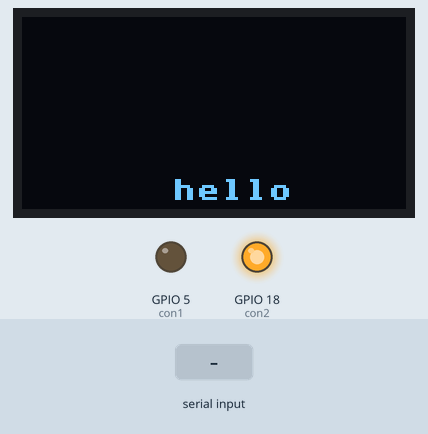
This program was run on a simulated ESP32 board running MicroPython. Parts: 128×64 one-colour display, output pins drawn as LEDs (lit = HIGH). The inputs (shaded band) are chosen by the test bench. The modem accepts every AT command (registered, SIM ready, sends succeed) and sends nothing else; what the program prints to the serial console is not drawn.

Above: at 6.1 s.
At 8.5 s:
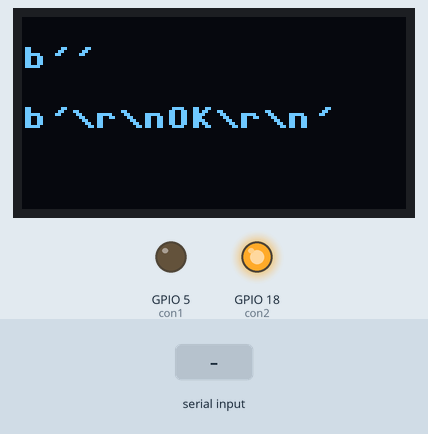
8.6 s: "on\n" received over the second serial link
At 13.5 s:
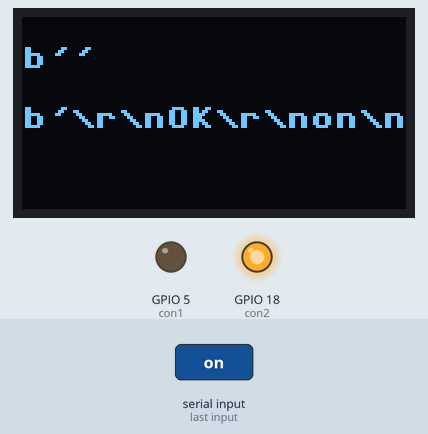
Timing chart, 0 to 15.0 s (numbered marks = the images above; inputs shaded):
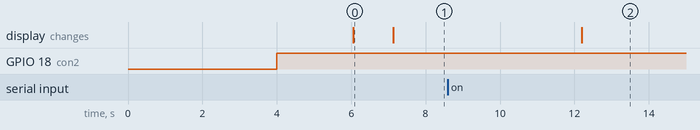

The program:

task2.py
```python
#esp32-mqtt-task1
from machine import *
import machine
import time
import json
import _thread
import ssd1306
from get_change import *

def get_temp(ret_array):
    if len(ret_array)>11:
        ret_array = ret_array[-12:]
        if ret_array[0]==164: #b'\xa4'
            temp = (ret_array[-7]*256+ret_array[-6])/100
            return temp
    return None

con1 = Pin(5,Pin.OUT)
con1.off()

time.sleep(2)
#gy615
u1 = UART(1,rx=21,tx=19,baudrate=9600)

#nbiot
con2 = Pin(18,Pin.OUT) #控制nbiot模块初始电平
con2.off()
time.sleep(2)
con2.on()

u2 = UART(2,115200)
u2.read()

u2.write(b'AT\r\n')
u2.read()

time.sleep(1)
#非10秒断电
u2.write(b'AT+SM=LOCK_FOREVER\r\n')
u2.read()
time.sleep(1)
# #关闭回显
# u2.write(b'ATE0\r\n')
# u2.read()
#oled
i2c=machine.I2C(scl=machine.Pin(22),sda=machine.Pin(23))
oled=ssd1306.SSD1306_I2C(128,64,i2c)
oled.fill(0)
oled.text("hello",50,54)
oled.show()

CMD=[
    b'AT',
    b'AT+SM=LOCK_FOREVER', #必须！！
    b'AT+CLPLMN',
    b'AT+CEDRXS=0,5', #关闭eDRX --不能瞎加空格！ 3
    b'ATE0', #关闭回显 4
    b'AT+CPSMS=1,,,"T3412","T3324"',#PSM 5
    b'AT+CPSMS=0,,,"T3412","T3324"',#关闭PSM 6 此时可以主动下发，开启PSM省电，但只能在上传数据时收报

    b'AT+CIMI',#sim卡正常 7
    b'AT+CEREG?', #/确认基站注册状态 0,1 或者 0,5 1-代表本地已注册上， 5-代表漫游已注册上
    b'AT+CGATT?',#确认 PDP 激活状态，1-代表已激活 0-代表未激活，M5311 自动入网后自动激活。
    b'AT+CEREG=5',
    b'AT+CEREG?', #查询PSM是否成功 11


#################################################################
    #可以继续UDP,TCP,MQTT,LWM2M,..
    b'AT+CMSYSCTRL=0,2',#指示灯 闪烁 12
    b'AT+MQTTCFG="183.230.40.39",6002,"755859674",1800,"234533","2kJVxxxxxxxxxx",1', #MQTT配置
    b'AT+MQTTOPEN=1,1,0,0,0,"",""',#连接请求发送 #上线
]
#onenet mqtt 旧版
# Default MQTT server to connect to
# SERVER = "183.230.40.39"
CLIENT_ID = "755720734"
# username='234533'
# password=''
################################################################
i=0
u2.write(CMD[i] + b'\r\n')
u2.read()
time.sleep(1)
for i in [2,3,6,13,12]:
    u2.write(CMD[i] + b'\r\n')
    time.sleep_ms(50)
    recv = u2.read()
    print(recv)
    oled.fill(0)
    oled.text(str(recv[-20:-10]),0,10)
    oled.text(str(recv[-10:]),0,30)
    oled.show()
    time.sleep(5)

#平台自带的上传+更新下发  ,同时可以收到下发的cmd，而且数据会自动保存记录在云平台，方便二次http对接开发
# u.write(b'AT+MQTTPUB=$dp,0,1,0,28,0300197b2231223a312c2232223a312c2233223a312c2234223a357d'+b'\r\n')
# from get_change import *
temp = get_temp(u1.read())
up_data={'temp':temp}
u2.write(b'AT+MQTTPUB=$dp,0,1,0,' + get_type(up_data) +b'\r\n')
time.sleep(5)
i=14
u2.write(CMD[i] + b'\r\n')
u2.read()
time.sleep(5)
##如果有下发命令，则可以用字符串中找
# b'AT+MQTTPUB=$dp,0,1,0,30,03001b7B2231223A3133342C2234223A312C2233223A312C2232223A317D\r\n\r\nOK\r\n+MQTTPUBLISH: 0,0,0,0,$creq/4fc197e6-5033-5d6f-b2c2-a5d0d56c8382,14,{"abc": "efg"}\r\n'
# 解析出后面MQTTPUBLISH后的字典即可
# 如果没有，返回的是这种
# b'AT+MQTTPUB=$dp,0,1,0,30,03001b7B2231223A3133342C2234223A312C2233223A312C2232223A317D\r\n\r\nOK\r\n'
# recv = str(u2.read())
# if "on" in recv:
#     con1.on()
# if "off" in recv:
#     con1.off()

##########################################
# def thread1():
#     global con1,u2
#     count = 0
#     while 1:
#         try:
#             if u2.any():
#                 recv = str(u2.read())
#                 print(recv)
#                 if "on" in recv:
#                     con1.on()
#                 if "off" in recv:
#                     con1.off()

#                 if "ERROR" in recv:
#                     count+=1
#                 if count >=10:
#                     i = 14
#                     u2.write(CMD[i] + b'\r\n')
#                     u2.read()
#                     time.sleep(5)
#                 if count>=30:
#                     i = 13
#                     u2.write(CMD[i] + b'\r\n')
#                     u2.read()
#                     time.sleep(5)
#                 if count>=40:
#                     count = 0
#         except:
#             print("recv error")
#         time.sleep_ms(500)


show_value = ["off","on"]
def task_main():
    global c,u1,oled,CLIENT_ID,con1,show_value,u2

    temp = get_temp(u1.read())
    print(temp)

    #上传
    # temp = get_temp(u1.read())
    up_data={'temp':temp}
    u2.write(b'AT+MQTTPUB=$dp,0,1,0,' + get_type(up_data) +b'\r\n') #发送

    ##如果有下发命令，则可以用字符串中找
    # b'AT+MQTTPUB=$dp,0,1,0,30,03001b7B2231223A3133342C2234223A312C2233223A312C2232223A317D\r\n\r\nOK\r\n+MQTTPUBLISH: 0,0,0,0,$creq/4fc197e6-5033-5d6f-b2c2-a5d0d56c8382,14,{"abc": "efg"}\r\n'
    # 解析出后面MQTTPUBLISH后的字典即可
    # 如果没有，返回的是这种
    # b'AT+MQTTPUB=$dp,0,1,0,30,03001b7B2231223A3133342C2234223A312C2233223A312C2232223A317D\r\n\r\nOK\r\n'

    recv = str(u2.read())
    print(recv)
    if "on" in recv:
        con1.on()
    if "off" in recv:
        con1.off()

    #oled显示
    oled.fill(0)
    oled.text(CLIENT_ID,10,4)
    oled.text(str(temp),10,24)
    oled.text(show_value[con1.value()],10,44)
    oled.show()


def run():
    # _thread.start_new_thread(thread1,())
    while 1:
        try:
            task_main()
        except:
            print("error")

        time.sleep(1)
        # time.sleep_ms(400)
```

get_change.py
```python
import struct
import json
#针对onenete mqtt 发送的字节转换
# http://www.luyixian.cn/news_show_240809.aspx

# from get_change import *
# k={'1':1,'2':1,'3':1,'4':1}
# k1 = get_type(k)
# print(k1)

def ByteToHex( bins ):
    return ''.join( [ "%02X" % x for x in bins ] ).strip()

def get_type(context): #context={'1':1,...} #尽量不要带空格
    temp = json.dumps(context)
    temp = temp.replace(', ',',')
    temp = temp.replace(': ',':')

    len1 = len(temp)
    str_hex_len1 = hex(len1)[2:] #eg:'19'
    #补全为4个显示,0019
    str_hex_len1 = '0'*(4-len(str_hex_len1)) + str_hex_len1

    len2 = len1 + 3
    str_len2 = str(len2)

    temp2 = ByteToHex(temp.encode()).encode()


    ret = str_len2.encode() +b',03'+ str_hex_len1.encode() + temp2

    return ret
```

Measured:
- after the input at 8.6 s, the display: changes after 3.6 s (image 2)
- what the display in image 0 shows lasts 1.0 s, from 6.1 s to 7.1 s
